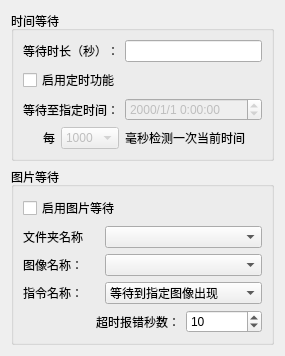
     <widget class="QWidget" name="tab_3">
      <attribute name="title">
       <string>等待</string>
      </attribute>
      <layout class="QVBoxLayout" name="verticalLayout_5">
       <item>
        <widget class="QGroupBox" name="groupBox">
         <property name="title">
          <string>时间等待</string>
         </property>
         <layout class="QVBoxLayout" name="verticalLayout_19">
          <item>
           <layout class="QHBoxLayout" name="horizontalLayout_6">
            <item>
             <widget class="QLabel" name="label_14">
              <property name="text">
               <string>等待时长（秒）：</string>
              </property>
             </widget>
            </item>
            <item>
             <widget class="QLineEdit" name="lineEdit_2">
              <property name="alignment">
               <set>Qt::AlignCenter</set>
              </property>
             </widget>
            </item>
           </layout>
          </item>
          <item>
           <layout class="QGridLayout" name="gridLayout_6">
            <item row="1" column="0">
             <widget class="QLabel" name="label_15">
              <property name="text">
               <string>等待至指定时间：</string>
              </property>
              <property name="alignment">
               <set>Qt::AlignRight|Qt::AlignTrailing|Qt::AlignVCenter</set>
              </property>
             </widget>
            </item>
            <item row="1" column="1">
             <widget class="QDateTimeEdit" name="dateTimeEdit">
              <property name="enabled">
               <bool>false</bool>
              </property>
              <property name="layoutDirection">
               <enum>Qt::LeftToRight</enum>
              </property>
              <property name="alignment">
               <set>Qt::AlignLeading|Qt::AlignLeft|Qt::AlignVCenter</set>
              </property>
              <property name="displayFormat">
               <string>yyyy/M/d H:mm:ss</string>
              </property>
             </widget>
            </item>
            <item row="0" column="0" colspan="2">
             <widget class="QCheckBox" name="checkBox">
              <property name="layoutDirection">
               <enum>Qt::LeftToRight</enum>
              </property>
              <property name="text">
               <string>启用定时功能</string>
              </property>
             </widget>
            </item>
            <item row="2" column="0">
             <layout class="QHBoxLayout" name="horizontalLayout_8">
              <item>
               <widget class="QLabel" name="label_25">
                <property name="layoutDirection">
                 <enum>Qt::LeftToRight</enum>
                </property>
                <property name="text">
                 <string>每</string>
                </property>
                <property name="alignment">
                 <set>Qt::AlignRight|Qt::AlignTrailing|Qt::AlignVCenter</set>
                </property>
               </widget>
              </item>
              <item>
               <widget class="QComboBox" name="comboBox_6">
                <property name="enabled">
                 <bool>false</bool>
                </property>
                <property name="currentText">
                 <string>1000</string>
                </property>
                <item>
                 <property name="text">
                  <string>1000</string>
                 </property>
                </item>
                <item>
                 <property name="text">
                  <string>500</string>
                 </property>
                </item>
                <item>
                 <property name="text">
                  <string>200</string>
                 </property>
                </item>
                <item>
                 <property name="text">
                  <string>100</string>
                 </property>
                </item>
                <item>
                 <property name="text">
                  <string>50</string>
                 </property>
                </item>
                <item>
                 <property name="text">
                  <string>10</string>
                 </property>
                </item>
               </widget>
              </item>
             </layout>
            </item>
            <item row="2" column="1">
             <widget class="QLabel" name="label_26">
              <property name="text">
               <string>毫秒检测一次当前时间</string>
              </property>
             </widget>
            </item>
           </layout>
          </item>
         </layout>
        </widget>
       </item>
       <item>
        <widget class="QGroupBox" name="groupBox_2">
         <property name="title">
          <string>图片等待</string>
         </property>
         <layout class="QVBoxLayout" name="verticalLayout_20">
          <item>
           <layout class="QGridLayout" name="gridLayout_9">
            <item row="2" column="0">
             <widget class="QLabel" name="label_46">
              <property name="text">
               <string>图像名称：</string>
              </property>
             </widget>
            </item>
            <item row="4" column="2">
             <widget class="QSpinBox" name="spinBox_6">
              <property name="minimum">
               <number>1</number>
              </property>
              <property name="maximum">
               <number>86400</number>
              </property>
              <property name="value">
               <number>10</number>
              </property>
             </widget>
            </item>
            <item row="0" column="0" colspan="3">
             <widget class="QCheckBox" name="checkBox_5">
              <property name="text">
               <string>启用图片等待</string>
              </property>
             </widget>
            </item>
            <item row="1" column="0">
             <widget class="QLabel" name="label_45">
              <property name="text">
               <string>文件夹名称</string>
              </property>
             </widget>
            </item>
            <item row="3" column="0">
             <widget class="QLabel" name="label_47">
              <property name="text">
               <string>指令名称：</string>
              </property>
             </widget>
            </item>
            <item row="1" column="1" colspan="2">
             <widget class="QComboBox" name="comboBox_17"/>
            </item>
            <item row="2" column="1" colspan="2">
             <widget class="QComboBox" name="comboBox_18"/>
            </item>
            <item row="3" column="1" colspan="2">
             <widget class="QComboBox" name="comboBox_19">
              <item>
               <property name="text">
                <string>等待到指定图像出现</string>
               </property>
              </item>
              <item>
               <property name="text">
                <string>等待到指定图像消失</string>
               </property>
              </item>
             </widget>
            </item>
            <item row="4" column="0" colspan="2">
             <widget class="QLabel" name="label_48">
              <property name="text">
               <string>超时报错秒数：</string>
              </property>
              <property name="alignment">
               <set>Qt::AlignRight|Qt::AlignTrailing|Qt::AlignVCenter</set>
              </property>
             </widget>
            </item>
           </layout>
          </item>
         </layout>
        </widget>
       </item>
      </layout>
     </widget>
